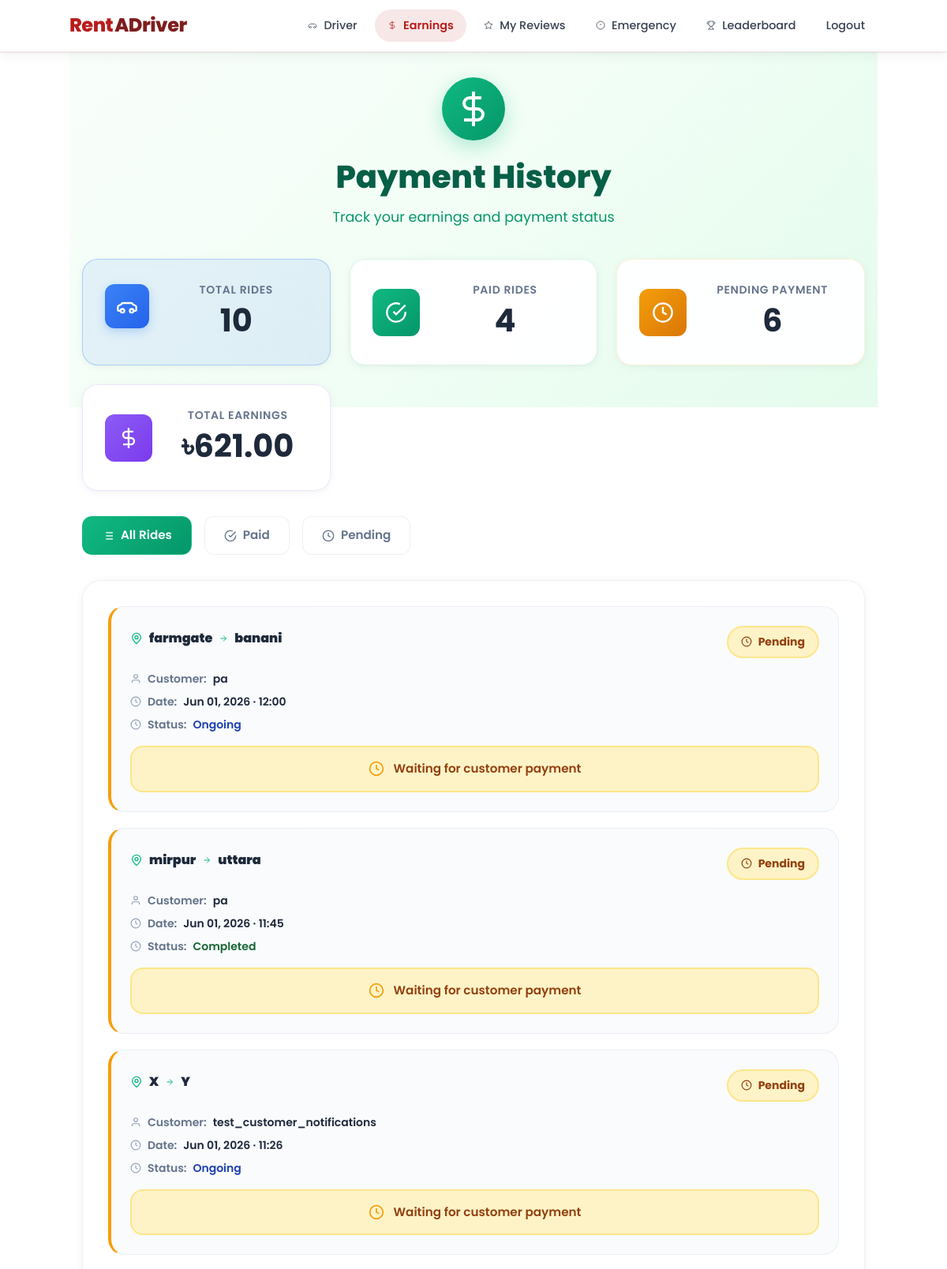
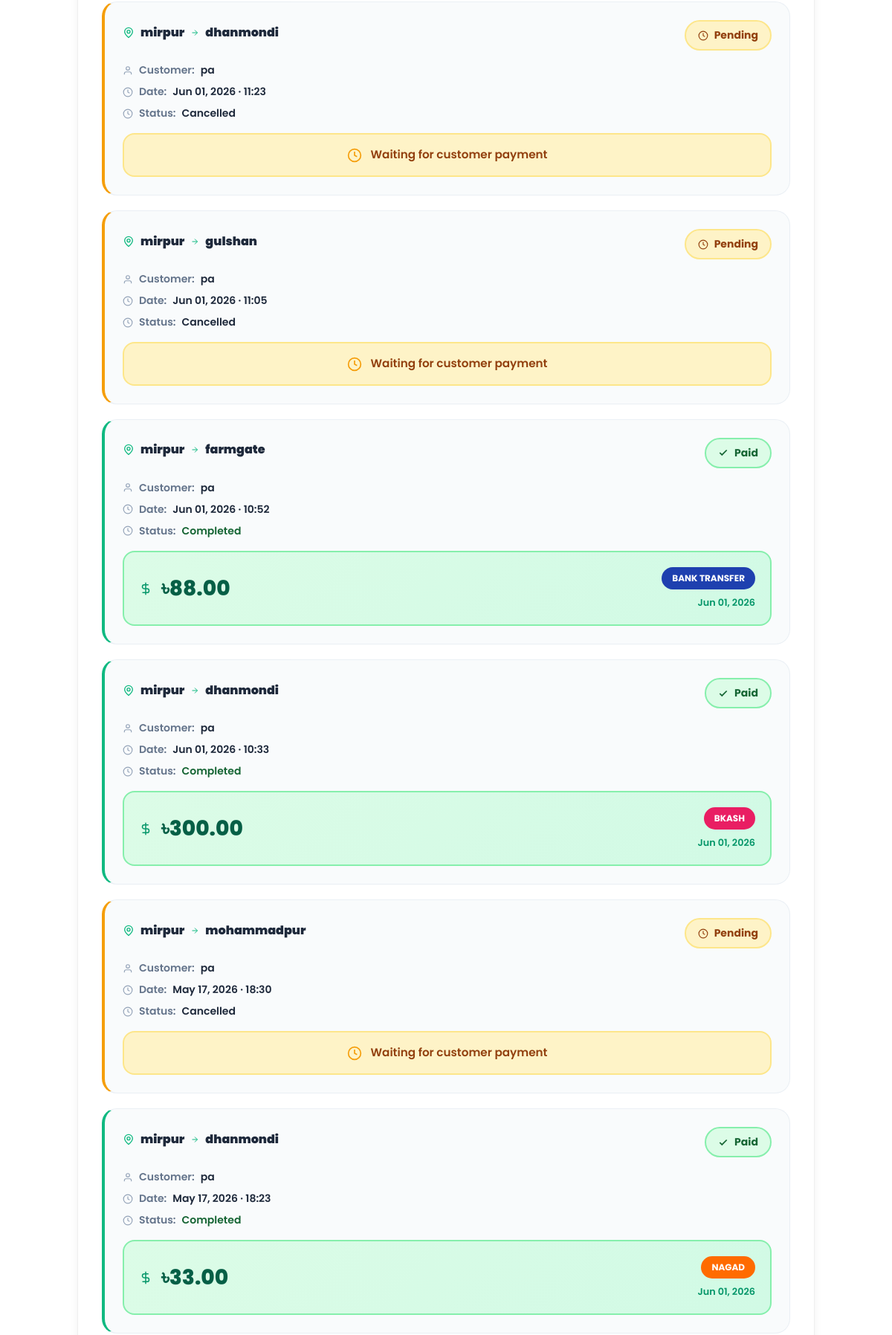
The app's page /payments/driver/history/ (signed in, upper part) with its own data (2 pictures, top to bottom).
### core/models.py (models this page shows, shortened)
class Booking(models.Model):
    ride_request = models.OneToOneField(RideRequest, on_delete=models.CASCADE, related_name="booking")
    driver = models.ForeignKey(Account, on_delete=models.CASCADE, related_name="bookings")
    confirmed_at = models.DateTimeField(auto_now_add=True)
    status = models.CharField(
        max_length=20,
        choices=[('ongoing', 'Ongoing'), ('completed', 'Completed'), ('cancelled', 'Cancelled')],
        default='ongoing'
    )

class RideRequest(models.Model):
    customer = models.ForeignKey(Account, on_delete=models.CASCADE)
    pickup_location = models.CharField(max_length=200)
    dropoff_location = models.CharField(max_length=200)
    pickup_lat = models.FloatField(null=True, blank=True)
    pickup_lng = models.FloatField(null=True, blank=True)
    dropoff_lat = models.FloatField(null=True, blank=True)
    dropoff_lng = models.FloatField(null=True, blank=True)
    status = models.CharField(max_length=20, default="pending")
    created_at = models.DateTimeField(auto_now_add=True)

class Account(AbstractUser):
    ROLE_CHOICES = (
        ('customer', 'Customer'),
        ('driver', 'Driver'),
    )
    role = models.CharField(max_length=15, choices=ROLE_CHOICES)
    last_lat = models.FloatField(null=True, blank=True)
    last_lng = models.FloatField(null=True, blank=True)

### payments/models.py (models this page shows, shortened)
class Payment(models.Model):
    METHOD_CHOICES = [
        ('bkash', 'bKash'),
        ('nagad', 'Nagad'),
        ('bank', 'Bank Transfer'),
    ]
    booking = models.OneToOneField(Booking, on_delete=models.CASCADE, related_name='payment')
    method = models.CharField(max_length=20, choices=METHOD_CHOICES)
    account_number = models.CharField(max_length=50)
    amount = models.DecimalField(max_digits=10, decimal_places=2)
    paid_at = models.DateTimeField(auto_now_add=True)

### payments/views.py (the view)
# urls.py: path('driver/history/', views.driver_payment_history, name='driver_history'),
@login_required
def driver_payment_history(request):
    if request.user.role != 'driver':
        return HttpResponseForbidden("Only drivers can view this page.")
    bookings = (
        Booking.objects.filter(driver=request.user)
        .select_related('ride_request', 'ride_request__customer')
        .prefetch_related('payment')
        .order_by('-confirmed_at')
    )
    total_rides = bookings.count()
    paid_rides = sum(1 for b in bookings if hasattr(b, 'payment'))
    unpaid_rides = total_rides - paid_rides
    total_earnings = sum(b.payment.amount for b in bookings if hasattr(b, 'payment'))
    return render(request, 'driver_payment_history.html', {
        'bookings': bookings,
        'total_rides': total_rides,
        'paid_rides': paid_rides,
        'unpaid_rides': unpaid_rides,
        'total_earnings': total_earnings,
    })

### core/templates/driver_payment_history.html (shortened to what this page needs)
{% extends "base.html" %}
{% block content %}
<div class="driver-earnings-page">
  <div class="driver-earnings-container">
    <div class="earnings-header">
      <div class="earnings-header-icon">
        <svg width="48" height="48" viewBox="0 0 24 24" fill="none" stroke="currentColor" stroke-width="2">
          <line x1="12" y1="1" x2="12" y2="23"/>
          <path d="M17 5H9.5a3.5 3.5 0 0 0 0 7h5a3.5 3.5 0 0 1 0 7H6"/>
        </svg>
      </div>
      <h1 class="earnings-title">Payment History</h1>
      <p class="earnings-subtitle">Track your earnings and payment status</p>
    </div>
    <div class="earnings-stats-grid">
      <div class="earnings-stat-card stat-total">
        <div class="stat-icon-wrapper">
        </div>
        <div class="stat-content">
          <p class="stat-label">Total Rides</p>
          <p class="stat-value">{{ total_rides }}</p>
        </div>
      </div>
      <div class="earnings-stat-card stat-paid">
        <div class="stat-icon-wrapper">
          <svg width="28" height="28" viewBox="0 0 24 24" fill="none" stroke="currentColor" stroke-width="2">
            <path d="M22 11.08V12a10 10 0 1 1-5.93-9.14"/>
            <polyline points="22 4 12 14.01 9 11.01"/>
          </svg>
        </div>
        <div class="stat-content">
          <p class="stat-label">Paid Rides</p>
          <p class="stat-value">{{ paid_rides }}</p>
        </div>
      </div>
      <div class="earnings-stat-card stat-unpaid">
        <div class="stat-icon-wrapper">
          <svg width="28" height="28" viewBox="0 0 24 24" fill="none" stroke="currentColor" stroke-width="2">
            <circle cx="12" cy="12" r="10"/>
            <polyline points="12 6 12 12 16 14"/>
          </svg>
        </div>
        <div class="stat-content">
          <p class="stat-label">Pending Payment</p>
          <p class="stat-value">{{ unpaid_rides }}</p>
        </div>
      </div>
      <div class="earnings-stat-card stat-earnings">
        <div class="stat-icon-wrapper">
          <svg width="28" height="28" viewBox="0 0 24 24" fill="none" stroke="currentColor" stroke-width="2">
            <line x1="12" y1="1" x2="12" y2="23"/>
            <path d="M17 5H9.5a3.5 3.5 0 0 0 0 7h5a3.5 3.5 0 0 1 0 7H6"/>
          </svg>
        </div>
        <div class="stat-content">
          <p class="stat-label">Total Earnings</p>
          <p class="stat-value">৳{{ total_earnings|floatformat:2 }}</p>
        </div>
      </div>
    </div>
    <div class="earnings-filters">
      <button onclick="filterPayments('all')" id="tab-all" class="filter-tab active">
        All Rides
      </button>
      <button onclick="filterPayments('paid')" id="tab-paid" class="filter-tab">
        <svg width="16" height="16" viewBox="0 0 24 24" fill="none" stroke="currentColor" stroke-width="2">
          <path d="M22 11.08V12a10 10 0 1 1-5.93-9.14"/>
          <polyline points="22 4 12 14.01 9 11.01"/>
        </svg>
        Paid
      </button>
      <button onclick="filterPayments('unpaid')" id="tab-unpaid" class="filter-tab">
        <svg width="16" height="16" viewBox="0 0 24 24" fill="none" stroke="currentColor" stroke-width="2">
          <circle cx="12" cy="12" r="10"/>
          <polyline points="12 6 12 12 16 14"/>
        </svg>
        Pending
      </button>
    </div>
    <div class="earnings-list-card">
      <div class="earnings-list" id="paymentList">
        {% for b in bookings %}
        <div class="earnings-item payment-item {% if b.payment %}is-paid{% else %}is-unpaid{% endif %}">
          <div class="earnings-item-header">
            <div class="ride-route">
              <svg width="16" height="16" viewBox="0 0 24 24" fill="none" stroke="currentColor" stroke-width="2">
                <circle cx="12" cy="10" r="3"/>
                <path d="M12 21.7C17.3 17 20 13 20 10a8 8 0 1 0-16 0c0 3 2.7 7 8 11.7z"/>
              </svg>
              <span class="route-text">
                <strong>{{ b.ride_request.pickup_location }}</strong>
                <svg class="route-arrow" width="12" height="12" viewBox="0 0 24 24" fill="none" stroke="currentColor" stroke-width="2">
                  <line x1="5" y1="12" x2="19" y2="12"/>
                  <polyline points="12 5 19 12 12 19"/>
                </svg>
                <strong>{{ b.ride_request.dropoff_location }}</strong>
              </span>
            </div>
            {% if b.payment %}
            <span class="payment-status status-paid">
              <svg width="14" height="14" viewBox="0 0 24 24" fill="none" stroke="currentColor" stroke-width="3">
                <polyline points="20 6 9 17 4 12"/>
              </svg>
              Paid
            </span>
            {% else %}
            <span class="payment-status status-pending">
              <svg width="14" height="14" viewBox="0 0 24 24" fill="none" stroke="currentColor" stroke-width="2">
                <circle cx="12" cy="12" r="10"/>
                <polyline points="12 6 12 12 16 14"/>
              </svg>
              Pending
            </span>
            {% endif %}
          </div>
          <div class="earnings-item-details">
            <div class="detail-row">
              <svg width="14" height="14" viewBox="0 0 24 24" fill="none" stroke="currentColor" stroke-width="2">
                <path d="M20 21v-2a4 4 0 0 0-4-4H8a4 4 0 0 0-4 4v2"/>
                <circle cx="12" cy="7" r="4"/>
              </svg>
              <span class="detail-label">Customer:</span>
              <span class="detail-value">{{ b.ride_request.customer.username }}</span>
            </div>
            <div class="detail-row">
              <svg width="14" height="14" viewBox="0 0 24 24" fill="none" stroke="currentColor" stroke-width="2">
                <circle cx="12" cy="12" r="10"/>
                <polyline points="12 6 12 12 16 14"/>
              </svg>
              <span class="detail-label">Date:</span>
              <span class="detail-value">{{ b.confirmed_at|date:"M d, Y · H:i" }}</span>
            </div>
            <div class="detail-row">
              <svg width="14" height="14" viewBox="0 0 24 24" fill="none" stroke="currentColor" stroke-width="2">
                <circle cx="12" cy="12" r="10"/>
                <path d="M12 6v6l4 2"/>
              </svg>
              <span class="detail-label">Status:</span>
              <span class="detail-value status-badge-{{ b.status }}">{{ b.status|title }}</span>
            </div>
          </div>
          {% if b.payment %}
          <div class="payment-info-box">
            <div class="payment-amount">
              <svg width="18" height="18" viewBox="0 0 24 24" fill="none" stroke="currentColor" stroke-width="2">
                <line x1="12" y1="1" x2="12" y2="23"/>
                <path d="M17 5H9.5a3.5 3.5 0 0 0 0 7h5a3.5 3.5 0 0 1 0 7H6"/>
              </svg>
              <span class="amount-value">৳{{ b.payment.amount }}</span>
            </div>
            <div class="payment-method-info">
              <span class="payment-method-badge method-{{ b.payment.method }}">
                {{ b.payment.get_method_display }}
              </span>
              <span class="payment-date">{{ b.payment.paid_at|date:"M d, Y" }}</span>
            </div>
          </div>
          {% else %}
          <div class="pending-payment-box">
            <svg width="20" height="20" viewBox="0 0 24 24" fill="none" stroke="currentColor" stroke-width="2">
              <circle cx="12" cy="12" r="10"/>
              <polyline points="12 6 12 12 16 14"/>
            </svg>
            <p class="pending-text">Waiting for customer payment</p>
          </div>
          {% endif %}
        </div>
        {% endfor %}
      </div>
    </div>
  </div>
</div>
{% endblock %}

### core/static/css/style.css (style rules this page uses)
:root { --bg: #ffffff; --card: #fafafa; --muted: #6b7280; --accent: #b91c1c; --accent-2: #7f1d1d; --glass: rgba(185,28,28,0.04); --text-primary: #111827; --text-secondary: #374151; --border: #e5e7eb; --shadow: rgba(0,0,0,0.1); --success: #10b981; --success-light: #d1fae5; --radius: 12px; --fw-regular: 400; --fw-medium: 600; --max-width: 1100px; }
* { box-sizing: border-box; outline: none; }
a, button, input, select, textarea { outline: none; -webkit-tap-highlight-color: transparent; }
html,body { height:100%; margin: 0; padding: 0; outline: none; }
body { min-height: 100vh; display: flex; flex-direction: column; }
body { margin:0; font-family: "Poppins", system-ui, -apple-system, "Segoe UI", Roboto, "Helvetica Neue", Arial; background: var(--bg); color: var(--text-primary); -webkit-font-smoothing:antialiased; -moz-osx-font-smoothing:grayscale; line-height:1.45; -webkit-tap-highlight-color: transparent; min-height: 100vh; display: flex; flex-direction: column; }
.stat-content { flex: 1; }
.stat-label { color: var(--muted); font-size: 0.9rem; font-weight: 500; }
* { outline: none; }
.stat-label { font-size: 0.9rem; color: var(--muted); font-weight: 500; }
.ride-route { display: flex; align-items: center; gap: 0.5rem; margin-bottom: 0.5rem; flex-wrap: wrap; }

### records on screen
Booking: ride_request.pickup_location "farmgate", ride_request.dropoff_location "banani", shows "Pending", ride_request.customer.username "pa", confirmed_at "Jun 01, 2026 · 12:00", status "Ongoing", shows "Waiting for customer payment"
Booking: ride_request.pickup_location "mirpur", ride_request.dropoff_location "uttara", shows "Pending", ride_request.customer.username "pa", confirmed_at "Jun 01, 2026 · 11:45", status "Completed", shows "Waiting for customer payment"
Booking: ride_request.pickup_location "X", ride_request.dropoff_location "Y", shows "Pending", ride_request.customer.username "test_customer_notifications", confirmed_at "Jun 01, 2026 · 11:26", status "Ongoing", shows "Waiting for customer payment"
Booking: ride_request.pickup_location "mirpur", ride_request.dropoff_location "dhanmondi", shows "Pending", ride_request.customer.username "pa", confirmed_at "Jun 01, 2026 · 11:23", status "Cancelled", shows "Waiting for customer payment"
Booking: ride_request.pickup_location "mirpur", ride_request.dropoff_location "gulshan", shows "Pending", ride_request.customer.username "pa", confirmed_at "Jun 01, 2026 · 11:05", status "Cancelled", shows "Waiting for customer payment"
Booking: ride_request.pickup_location "mirpur", ride_request.dropoff_location "farmgate", shows "Paid", ride_request.customer.username "pa", confirmed_at "Jun 01, 2026 · 10:52", status "Completed", payment.amount "88.00", payment.method "BANK TRANSFER", payment.paid_at "Jun 01, 2026"
Booking: ride_request.pickup_location "mirpur", ride_request.dropoff_location "dhanmondi", shows "Paid", ride_request.customer.username "pa", confirmed_at "Jun 01, 2026 · 10:33", status "Completed", payment.amount "300.00", payment.method "BKASH", payment.paid_at "Jun 01, 2026"
Booking: ride_request.pickup_location "mirpur", ride_request.dropoff_location "mohammadpur", shows "Pending", ride_request.customer.username "pa", confirmed_at "May 17, 2026 · 18:30", status "Cancelled", shows "Waiting for customer payment"
Booking: ride_request.pickup_location "mirpur", ride_request.dropoff_location "dhanmondi", shows "Paid", ride_request.customer.username "pa", confirmed_at "May 17, 2026 · 18:23", status "Completed", payment.amount "33.00", payment.method "NAGAD", payment.paid_at "Jun 01, 2026"

### other values on screen
{{ total_rides }} "10"
{{ paid_rides }} "4"
{{ unpaid_rides }} "6"
{{ total_earnings|floatformat:2 }} "621.00"
